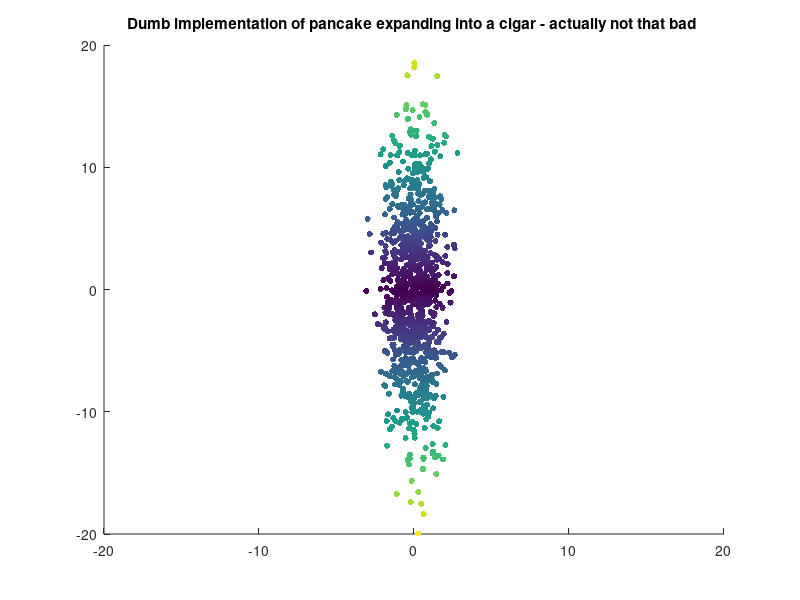

Write the MATLAB code that produced this figure.
%% pancake-cigar, Hamish Dickson 24/01/2015

%
% Dumb implementation - what happens if you have a (large) pancake shaped collection of identical 
% particles with a gaussian distribution of velocities and limit the speed in one plane
%
% if you think about it, this isn't THAT dumb (it's just simple) as a first guess - stuff is in the way in the x-axis
% (other explosive material, going at a similar momentum)
%
% start out with a 2d "pancake" - ie a line on the x axis
%
% there are a few improvements that could be made here to make this run smoother, but it's really not worth it for 
% such a simple model
% 

%% Initialization
clear ; close all; clc

AXIS_SCALE = [-20 20 -20 20];

MAX_TIME = 3;
TIME_INCREMENT = 1;
SLOW_DOWN_FACTOR = 0.0001;

PAUSE_TIME = 0; % turns out you don't really need this - octave takes ages to create a graph of 1000 particles!

PARTICLES = 1000;

% give each a random position on the line
p_x = randn(PARTICLES, 1);
p_y = zeros(PARTICLES, 1);

% get 100 random velocities in the x dirn, but slow them down
u_x = SLOW_DOWN_FACTOR * randn(PARTICLES,1);

% get 100 random velocities in the y dirn
u_y = randn(PARTICLES,1);

c = sqrt(u_x.^2 + u_y.^2);

for t = 0 : TIME_INCREMENT*MAX_TIME;
	time = t*TIME_INCREMENT

	% I don't care about acceleration
	p_x = u_x * time + p_x;
	p_y = u_y * time + p_y;

	scatter(p_x, p_y, 20, c, 'filled')
	axis (AXIS_SCALE);
	
	title ('Dumb implementation of pancake expanding into a cigar - actually not that bad ');
	pause (PAUSE_TIME);
	hold on;

	if t = TIME_INCREMENT*MAX_TIME;
		hold off
	else
		clf;
	end
end

hold off;